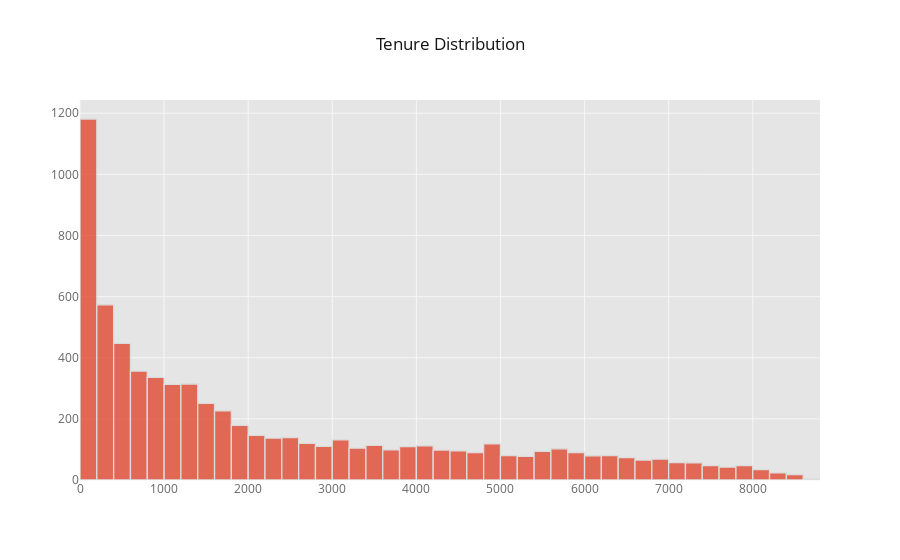

Write notebook code for a chart like this one.
### Code cell
df['TotalCharges'].iplot(kind='hist', bins=50, title='Tenure Distribution')

### Figure 1 — Plotly figure (JSON) as saved in the notebook; plotly's stock layout.template omitted (floating-point values rounded to 4 significant figures; data arrays with more than 128 entries replaced by an {"elided": "..."} marker saying what was removed)
{"data": [{"histfunc": "count", "histnorm": "", "marker": {"color": "rgba(226, 74, 51, 1.0)", "line": {"color": "#D9D9D9", "width": 1.3}}, "name": "TotalCharges", "nbinsx": 50, "opacity": 0.8, "orientation": "v", "type": "histogram", "uid": "9988f1cb-cf84-49d8-8205-44dc4b70f9f4", "x": {"elided": "7043 float values"}}], "layout": {"barmode": "overlay", "legend": {"bgcolor": "#FFFFFF", "font": {"color": "#666666"}}, "paper_bgcolor": "#FFFFFF", "plot_bgcolor": "#E5E5E5", "title": {"font": {"color": "#151516"}, "text": "Tenure Distribution"}, "xaxis": {"gridcolor": "#F6F6F6", "showgrid": true, "tickfont": {"color": "#666666"}, "title": {"font": {"color": "#666666"}, "text": ""}, "zerolinecolor": "#F6F6F6"}, "yaxis": {"gridcolor": "#F6F6F6", "showgrid": true, "tickfont": {"color": "#666666"}, "title": {"font": {"color": "#666666"}, "text": ""}, "zerolinecolor": "#F6F6F6"}}}
